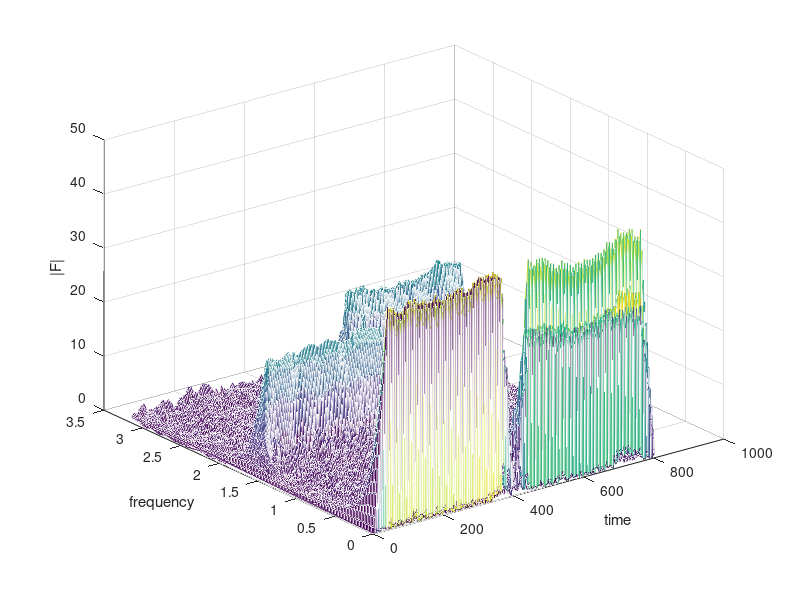

The MATLAB source for this figure:
clc
clear
close all;

t=0:1/400:1;

%f=cos(2*pi*(5t+2+5*(t.^2)))
x1=cos(2*pi*50*t);
x2=cos(2*pi*75*t);

f=[x1 x2];
sig_length=length(f);
noise=.1*randn(1,sig_length);
f=f+noise;

L=40;
W_L=2*L+1;                      %%window Length
DFT_L=8*W_L;                    %%DFT length

win=boxcar(W_L);
f=[zeros(1,L),f,zeros(1,L)];
w=exp(1i*4*pi/DFT_L);
w=w.^(-L:L);                    %% length of exp is equal to widow length


for n=1:sig_length-1
    s=f(n:n+W_L-1);
    s=s.*win';
    sf=fliplr(s);
    s=(sf.')'.*s;

    for k=0:DFT_L/4%% we want to map until pi
        r=(w.^k)';
        F(n,k+1)=s*r;
    end
    
 end
    k=(4*pi/DFT_L).*(0:DFT_L/4);
    n=(1:sig_length-1);
    figure;
    [n,k]=meshgrid(n,k);
    mesh(n,k,abs(F).');
    xlabel('time');ylabel('frequency');zlabel('|F|')
    